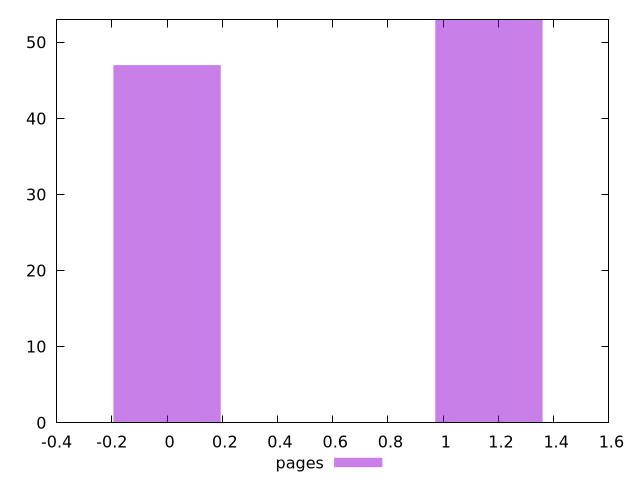

Reproduce this figure in gnuplot.
$_pages <<EOF
0 47
1.165561694901416 53
EOF
set key outside below
set terminal pngcairo
set output "report_00005_2020-11-02T22-26-11.212Z/third-party-summary/pages//hist.png"
set yrange [0:53]
set boxwidth 0.38852056496713866
set style fill transparent solid 0.5 noborder
plot $_pages title "pages" with boxes ,
